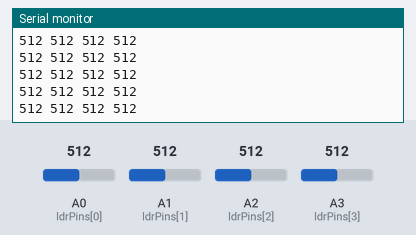
A sketch run on a simulated Arduino Uno, built with avr-gcc and run on an emulated ATmega328P. On the bench: the last lines printed to the serial monitor. Inputs (shaded band) come from the test bench; at power-on: A1 (ldrPins[1]) = 512, A3 (ldrPins[3]) = 512, A0 (ldrPins[0]) = 512, A2 (ldrPins[2]) = 512.

Above: at 4.2 s.
4.3 s: A1 (ldrPins[1]) set to 109
At 5.2 s:
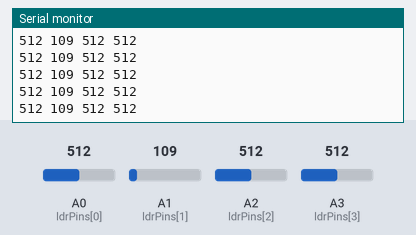
5.8 s: A1 (ldrPins[1]) set to 90
At 6.3 s:
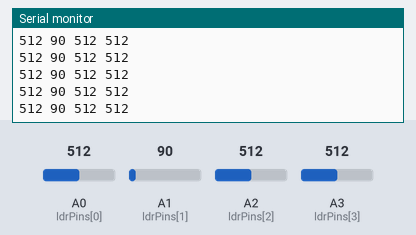
10.3 s: A3 (ldrPins[3]) set to 105
At 10.9 s:
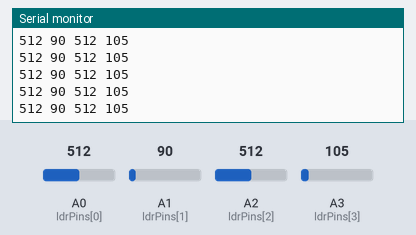
11.8 s: A3 (ldrPins[3]) set to 94
At 12.5 s:
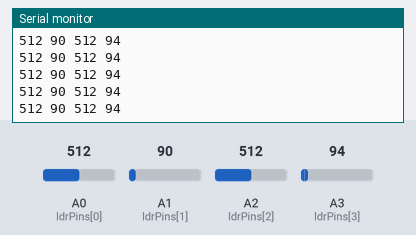
Timing chart, 0 to 14.3 s (numbered marks = the images above; inputs shaded):
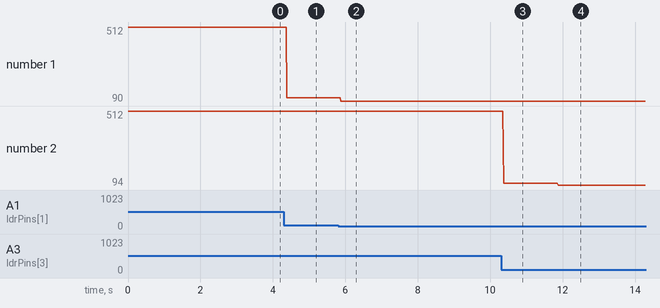

Measured:
- after the input at 4.3 s, the serial monitor: prints a new line after 0.08 s (image 1)
- after the input at 5.8 s, the serial monitor: prints a new line after 0.08 s (image 2)
- after the input at 10.3 s, the serial monitor: prints a new line after 0.07 s (image 3)
- after the input at 11.8 s, the serial monitor: prints a new line after 0.07 s (image 4)
- plotted number 1: 512 → 109 after the input at 4.3 s, 109 → 90 after the input at 5.8 s
- plotted number 2: 512 → 105 after the input at 10.3 s, 105 → 94 after the input at 11.8 s

The sketch:

ldr_read.ino
```cpp
// LDR READING

const int ldrPins[4] = {A0, A1, A2, A3};
int ldrAnalog[4] = {0,0,0,0};

void setup() {
  // initialise ldrs as inputs
  pinMode(A0, INPUT);
  pinMode(A1, INPUT);
  pinMode(A2, INPUT);
  pinMode(A3, INPUT);

  // begin serial communication
  Serial.begin(9600);
}


void readLDR() {
  for(int i = 0; i < 4; i++) {
    int sensorValue = analogRead(ldrPins[i]);
    ldrAnalog[i] = sensorValue;
    // compare with each light level
  }
}

void printLDRReadings() {
  for(int i = 0; i < 4; i++) {
    Serial.print(ldrAnalog[i]);
    Serial.print(" ");
  }
  Serial.println();
}

void loop() {
  readLDR();
  printLDRReadings();
}
```
